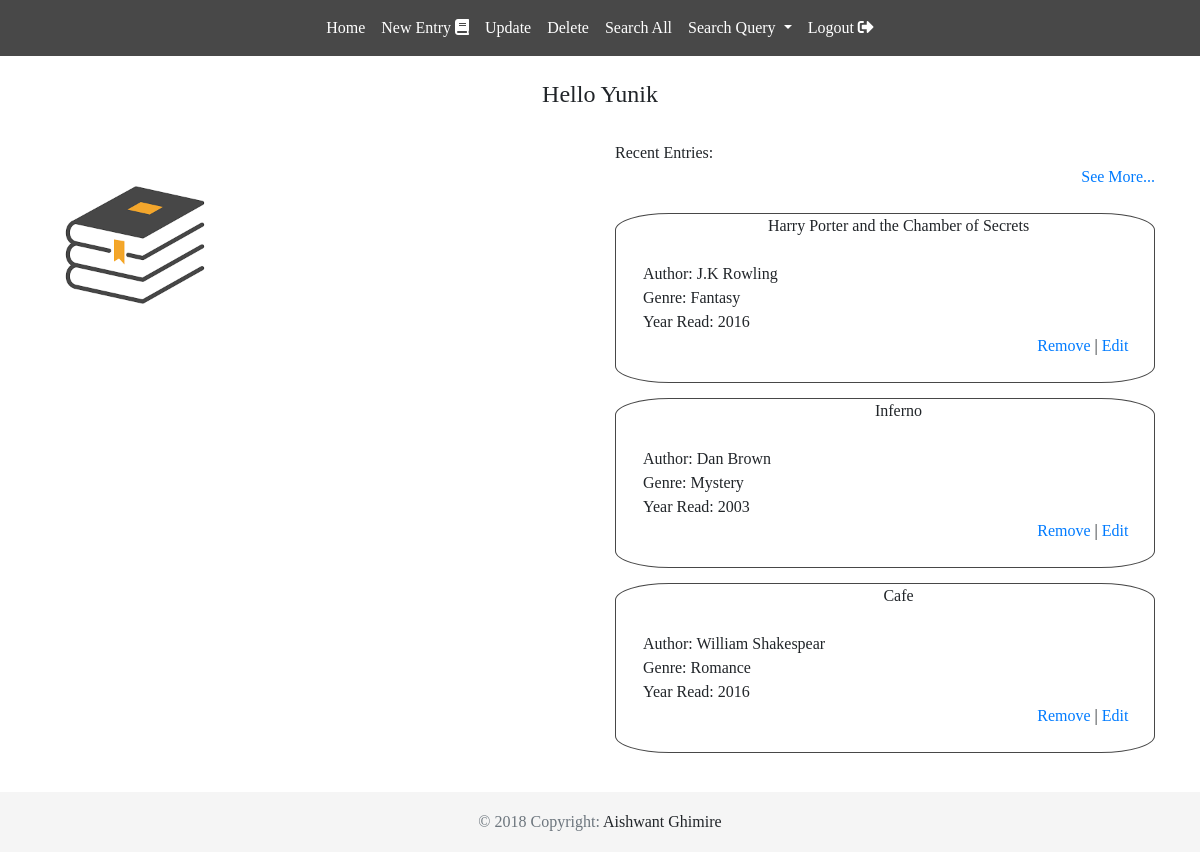
The page /home.php (signed in) on the database its author committed.
### tables this page shows
CREATE TABLE Users_Books (
    User_ID int NOT NULL,
    Book_ID int NOT NULL,
    Year_Read int,
    PRIMARY KEY (User_ID,Book_ID)
);

CREATE TABLE Books (
    Book_ID int NOT NULL,
    ISBN char(50) NOT NULL,
    Book_Name char(50),
    Author_ID int,
    Genre_ID int,
    PRIMARY KEY (Book_ID)
);

CREATE TABLE Author (
    Author_ID int NOT NULL,
    AFName char(20),
    ALName char(20),
    PRIMARY KEY (Author_ID)
);

CREATE TABLE Genre (
    Genre_ID int NOT NULL,
    GenreN char(50) NOT NULL,
    PRIMARY KEY (Genre_ID)
);

### home.php (the view, shortened to what this page needs)
<?php
    include_once('included_functions.php');
        $mysqli=db_connection();
        $user_id = (int)$_SESSION['user_id'];
        $query = "select * ";
        $query .= "from Users_Books natural join Books natural join Author natural join Genre ORDER BY Users_Books.Book_ID DESC";
        $result=$mysqli->query($query);
?>
    <div class="left-img">
    </div>
    <br />
    <h4><center><?php echo"Hello ".$_SESSION['fname'];?></center></h4>
    <div class='container'>
        <div class="row">
            <div class = "col-lg-6 col-md-5">
            </div>
            <div class = "col-lg-6 col-md-7 col-sm-12 col-xs-12">
                <br />Recent Entries:
                <div style='text-align:right; margin: 0px;'><a href='booksread.php'>See More...</a></div><br />
                <?php
                    $b=0;
                    while($row = $result->fetch()){
                        if ($row['User_ID']==$user_id && ($b < 3)){
                            echo"<div class='books'>
                                <center>".$row['Book_Name']."<br /></center><br />
                                Author: ".$row['AFName']." ".$row['ALName']."<br />
                                Genre: ".$row['GenreN']."<br />
                                Year Read: ".$row['Year_Read']."<br />
                                <div style='text-align:right; padding-right:5%;'>
                                    <a href='deletebook.php?bookid=".$row['Book_ID']."'>Remove</a> | <a href='editbook.php?bookid=".$row['Book_ID']."'>Edit</a>
                                </div>
                                <br/>
                            </div>";
                            $b=$b+1;
                        }
                    }
                ?>
                    <br />
            </div>
        </div>
    </div>

### css/main.css (style rules this page uses)
body { font-family: cursive !important; margin-top: 0; padding-top: 0; height: 100%; }
@media only screen and (min-width:750px) { .left-img { top: 20%; left:5%; background-image: url("../images/Books.png"); background-size: cover; background-repeat: no-repeat; width: 150px; height: 150px; opacity: 0.9; position: fixed; z-index: -1; } }
html { position: relative; min-height: 100%; }
body { margin-bottom: 60px; }
.books { border: solid 1px #484848; border-radius: 10%; padding-left: 5%; margin-bottom: 15px !important; }

### rows shown on the page
users_books: Book_ID.Book_Name "Harry Porter and the Chamber of Secrets", author.AFName "J.K", author.ALName "Rowling", genre.GenreN "Fantasy", Year_Read "2016"
users_books: Book_ID.Book_Name "Inferno", author.AFName "Dan", author.ALName "Brown", genre.GenreN "Mystery", Year_Read "2003"
users_books: Book_ID.Book_Name "Cafe", author.AFName "William", author.ALName "Shakespear", genre.GenreN "Romance", Year_Read "2016"

### other values the page prints
$_SESSION['fname'] "Yunik"
